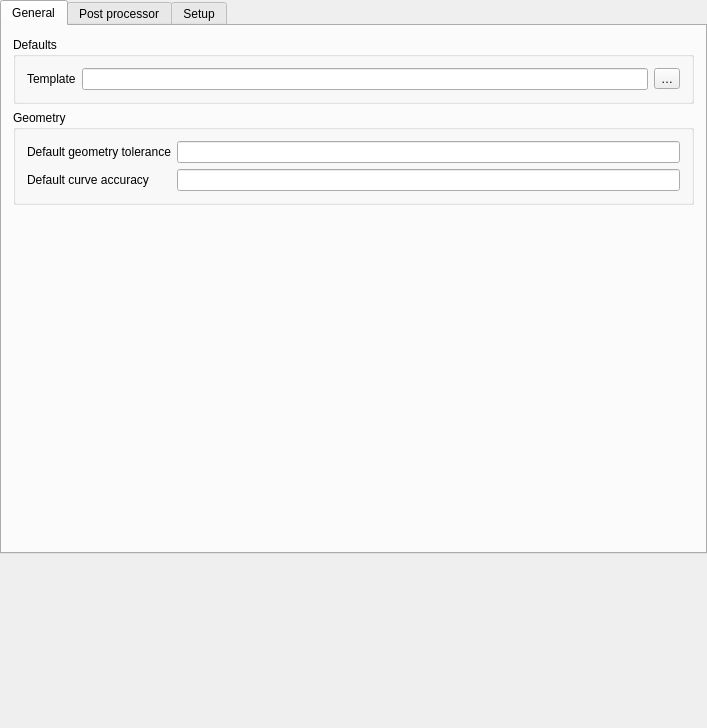
<?xml version="1.0" encoding="UTF-8"?>
<ui version="4.0">
 <class>Gui::Dialog::DlgSettingsPath</class>
 <widget class="QWidget" name="Gui::Dialog::DlgSettingsPath">
  <property name="geometry">
   <rect>
    <x>0</x>
    <y>0</y>
    <width>707</width>
    <height>728</height>
   </rect>
  </property>
  <property name="windowTitle">
   <string>Job Preferences</string>
  </property>
  <layout class="QVBoxLayout">
   <property name="leftMargin">
    <number>0</number>
   </property>
   <property name="topMargin">
    <number>0</number>
   </property>
   <property name="rightMargin">
    <number>0</number>
   </property>
   <item>
    <widget class="QTabWidget" name="tabWidget">
     <property name="currentIndex">
      <number>0</number>
     </property>
     <widget class="QWidget" name="tab">
      <attribute name="title">
       <string>General</string>
      </attribute>
      <layout class="QVBoxLayout" name="verticalLayout_2">
       <item>
        <widget class="QGroupBox" name="groupBox_4">
         <property name="title">
          <string>Defaults</string>
         </property>
         <layout class="QGridLayout" name="gridLayout_2">
          <item row="0" column="1">
           <widget class="QLineEdit" name="leDefaultJobTemplate">
            <property name="toolTip">
             <string>The default template to be selected when creating a new job.

This can be helpful when almost all jobs will be processed by the same machine with a similar setup.

If left empty no template will be preselected.</string>
            </property>
           </widget>
          </item>
          <item row="0" column="0">
           <widget class="QLabel" name="label_8">
            <property name="text">
             <string>Template</string>
            </property>
           </widget>
          </item>
          <item row="0" column="3">
           <widget class="QToolButton" name="tbDefaultJobTemplate">
            <property name="text">
             <string notr="true">…</string>
            </property>
           </widget>
          </item>
         </layout>
        </widget>
       </item>
       <item>
        <widget class="QGroupBox" name="groupBox_3">
         <property name="title">
          <string>Geometry</string>
         </property>
         <layout class="QGridLayout" name="gridLayout">
          <item row="0" column="0">
           <layout class="QGridLayout" name="gridLayout_4">
            <item row="0" column="0">
             <widget class="QLabel" name="label_6">
              <property name="text">
               <string>Default geometry tolerance</string>
              </property>
             </widget>
            </item>
            <item row="0" column="1">
             <widget class="Gui::InputField" name="geometryTolerance">
              <property name="toolTip">
               <string>Default value for new jobs, used for computing Paths. Smaller increases accuracy, but slows down computation</string>
              </property>
             </widget>
            </item>
            <item row="1" column="0">
             <widget class="QLabel" name="label_12">
              <property name="text">
               <string>Default curve accuracy</string>
              </property>
             </widget>
            </item>
            <item row="1" column="1">
             <widget class="Gui::InputField" name="curveAccuracy"/>
            </item>
           </layout>
          </item>
         </layout>
        </widget>
       </item>
       <item>
        <spacer name="verticalSpacer">
         <property name="orientation">
          <enum>Qt::Orientation::Vertical</enum>
         </property>
         <property name="sizeHint" stdset="0">
          <size>
           <width>20</width>
           <height>40</height>
          </size>
         </property>
        </spacer>
       </item>
      </layout>
     </widget>
     <widget class="QWidget" name="tab_2">
      <attribute name="title">
       <string>Post processor</string>
      </attribute>
      <layout class="QVBoxLayout" name="verticalLayout">
       <item>
        <widget class="QGroupBox" name="groupBox_2">
         <property name="sizePolicy">
          <sizepolicy hsizetype="Preferred" vsizetype="Minimum">
           <horstretch>0</horstretch>
           <verstretch>0</verstretch>
          </sizepolicy>
         </property>
         <property name="title">
          <string>Output File</string>
         </property>
         <layout class="QFormLayout" name="formLayout_2">
          <property name="fieldGrowthPolicy">
           <enum>QFormLayout::FieldGrowthPolicy::AllNonFixedFieldsGrow</enum>
          </property>
          <item row="1" column="0">
           <layout class="QHBoxLayout" name="horizontalLayout_3">
            <item>
             <widget class="QLabel" name="label_4">
              <property name="text">
               <string>Default path</string>
              </property>
             </widget>
            </item>
           </layout>
          </item>
          <item row="1" column="1">
           <layout class="QHBoxLayout" name="horizontalLayout_2">
            <item>
             <widget class="QLineEdit" name="leOutputFile">
              <property name="toolTip">
               <string>Enter a path and optionally file name (see below) to be used as the default for the post processor export.
The following substitutions are performed before the name is resolved at the time of the post processing:
Substitution allows the following:
%D ... directory of the active document
%d ... name of the active document (with extension)
%M ... user macro directory
%j ... name of the active Job object

The Following can be used if output is being split. If Output is not split
these will be ignored.
%T ... Tool Number
%t ... Tool Controller label

%W ... Work Coordinate System
%O ... Operation Label

When splitting output, a sequence number will always be added.

if %S is included, you can specify where the number occurs.  Without it, the number will be added to the end of the string.

%S ... Sequence Number

The following example stores all files with the same name as the document in the directory /home/freecad (please remove quotes):
&amp;quot;/home/cnc/%d.g-code&amp;quot;
See the file save policy below on how to deal with name conflicts.</string>
              </property>
             </widget>
            </item>
            <item>
             <widget class="QToolButton" name="tbOutputFile">
              <property name="text">
               <string notr="true">…</string>
              </property>
             </widget>
            </item>
           </layout>
          </item>
          <item row="2" column="0">
           <layout class="QHBoxLayout" name="horizontalLayout_4">
            <item>
             <widget class="QLabel" name="label_5">
              <property name="text">
               <string>File save policy</string>
              </property>
             </widget>
            </item>
           </layout>
          </item>
          <item row="2" column="1">
           <layout class="QHBoxLayout" name="horizontalLayout_5">
            <item>
             <widget class="QComboBox" name="cboOutputPolicy">
              <property name="sizePolicy">
               <sizepolicy hsizetype="Preferred" vsizetype="Fixed">
                <horstretch>0</horstretch>
                <verstretch>0</verstretch>
               </sizepolicy>
              </property>
              <property name="toolTip">
               <string>Choose how to deal with potential file name conflicts. Always open a dialog, only open a dialog if the output file already exists, overwrite any existing file or add a unique (3 digit) sequential ID to the file name.</string>
              </property>
              <item>
               <property name="text">
                <string>Open file dialog</string>
               </property>
              </item>
              <item>
               <property name="text">
                <string>Open file dialog on conflict</string>
               </property>
              </item>
              <item>
               <property name="text">
                <string>Overwrite existing file</string>
               </property>
              </item>
              <item>
               <property name="text">
                <string>Append Unique ID on conflict</string>
               </property>
              </item>
             </widget>
            </item>
           </layout>
          </item>
         </layout>
        </widget>
       </item>
       <item>
        <widget class="QGroupBox" name="groupBox">
         <property name="title">
          <string>Post Processor</string>
         </property>
         <layout class="QFormLayout" name="formLayout">
          <property name="fieldGrowthPolicy">
           <enum>QFormLayout::FieldGrowthPolicy::AllNonFixedFieldsGrow</enum>
          </property>
          <item row="0" column="0">
           <widget class="QLabel" name="label_3">
            <property name="text">
             <string>Post processors selection</string>
            </property>
           </widget>
          </item>
          <item row="0" column="1">
           <widget class="QListWidget" name="postProcessorList">
            <property name="mouseTracking">
             <bool>true</bool>
            </property>
            <property name="toolTip">
             <string>It doesn't seem there are any post processor scripts installed. Please add some into your macro directory and make sure the file name ends with &amp;quot;_post.py&amp;quot;.</string>
            </property>
           </widget>
          </item>
          <item row="1" column="0">
           <widget class="QLabel" name="label">
            <property name="text">
             <string>Default post processor</string>
            </property>
           </widget>
          </item>
          <item row="1" column="1">
           <widget class="QComboBox" name="defaultPostProcessor">
            <property name="toolTip">
             <string>Select one of the post processors as the default</string>
            </property>
            <property name="prefEntry" stdset="0">
             <string notr="true">DefaultPostProcessor</string>
            </property>
            <property name="prefPath" stdset="0">
             <string notr="true">Mod/CAM</string>
            </property>
           </widget>
          </item>
          <item row="3" column="0">
           <widget class="QLabel" name="label_2">
            <property name="text">
             <string>Default arguments</string>
            </property>
           </widget>
          </item>
          <item row="3" column="1">
           <widget class="QLineEdit" name="defaultPostProcessorArgs">
            <property name="toolTip">
             <string>Optional arguments passed to the default post processor specified above. See the post processor's documentation for supported arguments.</string>
            </property>
            <property name="prefEntry" stdset="0">
             <cstring>DefaultPostProcessorArgs</cstring>
            </property>
            <property name="prefPath" stdset="0">
             <cstring>Mod/CAM</cstring>
            </property>
           </widget>
          </item>
         </layout>
        </widget>
       </item>
       <item>
        <spacer name="verticalSpacer_2">
         <property name="orientation">
          <enum>Qt::Orientation::Vertical</enum>
         </property>
         <property name="sizeHint" stdset="0">
          <size>
           <width>20</width>
           <height>40</height>
          </size>
         </property>
        </spacer>
       </item>
      </layout>
     </widget>
     <widget class="QWidget" name="tab_3">
      <attribute name="title">
       <string>Setup</string>
      </attribute>
      <layout class="QVBoxLayout" name="verticalLayout_3">
       <item>
        <widget class="QGroupBox" name="stockGroup">
         <property name="title">
          <string>Stock</string>
         </property>
         <property name="checkable">
          <bool>true</bool>
         </property>
         <property name="checked">
          <bool>false</bool>
         </property>
         <layout class="QVBoxLayout" name="verticalLayout_5">
          <property name="spacing">
           <number>0</number>
          </property>
          <item>
           <widget class="QComboBox" name="stock">
            <property name="currentIndex">
             <number>2</number>
            </property>
            <item>
             <property name="text">
              <string>Create box</string>
             </property>
            </item>
            <item>
             <property name="text">
              <string>Create cylinder</string>
             </property>
            </item>
            <item>
             <property name="text">
              <string>Extend model's bounding box</string>
             </property>
            </item>
           </widget>
          </item>
          <item>
           <spacer name="horizontalSpacer">
            <property name="orientation">
             <enum>Qt::Orientation::Horizontal</enum>
            </property>
            <property name="sizeHint" stdset="0">
             <size>
              <width>40</width>
              <height>6</height>
             </size>
            </property>
           </spacer>
          </item>
          <item>
           <widget class="QFrame" name="stockFromBase">
            <layout class="QGridLayout" name="gridLayout_9">
             <item row="0" column="1">
              <widget class="QLabel" name="stockExtXLabel">
               <property name="text">
                <string>Ext. X</string>
               </property>
              </widget>
             </item>
             <item row="0" column="2">
              <widget class="Gui::InputField" name="stockExtXneg"/>
             </item>
             <item row="0" column="3">
              <widget class="Gui::InputField" name="stockExtXpos">
               <property name="sizePolicy">
                <sizepolicy hsizetype="Expanding" vsizetype="Fixed">
                 <horstretch>0</horstretch>
                 <verstretch>0</verstretch>
                </sizepolicy>
               </property>
              </widget>
             </item>
             <item row="1" column="1">
              <widget class="QLabel" name="stockExtYLabel">
               <property name="text">
                <string>Ext. Y</string>
               </property>
              </widget>
             </item>
             <item row="1" column="2">
              <widget class="Gui::InputField" name="stockExtYneg"/>
             </item>
             <item row="1" column="3">
              <widget class="Gui::InputField" name="stockExtYpos"/>
             </item>
             <item row="2" column="1">
              <widget class="QLabel" name="stockExtZLabel">
               <property name="text">
                <string>Ext. Z</string>
               </property>
              </widget>
             </item>
             <item row="2" column="2">
              <widget class="Gui::InputField" name="stockExtZneg"/>
             </item>
             <item row="2" column="3">
              <widget class="Gui::InputField" name="stockExtZpos"/>
             </item>
            </layout>
           </widget>
          </item>
          <item>
           <widget class="QFrame" name="stockCreateCylinder">
            <layout class="QGridLayout" name="gridLayout_10">
             <item row="0" column="1">
              <widget class="QLabel" name="stockCylinderRadiusLabel">
               <property name="text">
                <string>Radius</string>
               </property>
              </widget>
             </item>
             <item row="0" column="2">
              <widget class="Gui::InputField" name="stockCylinderRadius"/>
             </item>
             <item row="1" column="1">
              <widget class="QLabel" name="stockCylinderHeightLabel">
               <property name="text">
                <string>Height</string>
               </property>
              </widget>
             </item>
             <item row="1" column="2">
              <widget class="Gui::InputField" name="stockCylinderHeight"/>
             </item>
            </layout>
           </widget>
          </item>
          <item>
           <widget class="QFrame" name="stockCreateBox">
            <layout class="QGridLayout" name="gridLayout_11">
             <item row="0" column="1">
              <widget class="QLabel" name="stockBoxLengthLabel">
               <property name="text">
                <string>Length</string>
               </property>
              </widget>
             </item>
             <item row="0" column="2">
              <widget class="Gui::InputField" name="stockBoxLength"/>
             </item>
             <item row="1" column="1">
              <widget class="QLabel" name="stockBoxWidthLabel">
               <property name="text">
                <string>Width</string>
               </property>
              </widget>
             </item>
             <item row="1" column="2">
              <widget class="Gui::InputField" name="stockBoxWidth"/>
             </item>
             <item row="2" column="1">
              <widget class="QLabel" name="stockBoxHeightLabel">
               <property name="text">
                <string>Height</string>
               </property>
              </widget>
             </item>
             <item row="2" column="2">
              <widget class="Gui::InputField" name="stockBoxHeight"/>
             </item>
            </layout>
           </widget>
          </item>
          <item>
           <spacer name="horizontalSpacer_2">
            <property name="orientation">
             <enum>Qt::Orientation::Horizontal</enum>
            </property>
            <property name="sizeHint" stdset="0">
             <size>
              <width>40</width>
              <height>20</height>
             </size>
            </property>
           </spacer>
          </item>
          <item>
           <widget class="QGroupBox" name="stockPlacementGroup">
            <property name="title">
             <string>Placement</string>
            </property>
            <property name="checkable">
             <bool>true</bool>
            </property>
            <property name="checked">
             <bool>false</bool>
            </property>
            <layout class="QGridLayout" name="gridLayout_3">
             <item row="0" column="0">
              <widget class="QLabel" name="label_9">
               <property name="text">
                <string>Angle</string>
               </property>
              </widget>
             </item>
             <item row="0" column="2">
              <widget class="Gui::InputField" name="stockAngle"/>
             </item>
             <item row="3" column="0">
              <widget class="QLabel" name="label_11">
               <property name="text">
                <string>Axis</string>
               </property>
              </widget>
             </item>
             <item row="3" column="2">
              <widget class="QDoubleSpinBox" name="stockAxisX">
               <property name="buttonSymbols">
                <enum>QAbstractSpinBox::ButtonSymbols::NoButtons</enum>
               </property>
              </widget>
             </item>
             <item row="3" column="3">
              <widget class="QDoubleSpinBox" name="stockAxisY">
               <property name="buttonSymbols">
                <enum>QAbstractSpinBox::ButtonSymbols::NoButtons</enum>
               </property>
              </widget>
             </item>
             <item row="3" column="4">
              <widget class="QDoubleSpinBox" name="stockAxisZ">
               <property name="buttonSymbols">
                <enum>QAbstractSpinBox::ButtonSymbols::NoButtons</enum>
               </property>
              </widget>
             </item>
             <item row="4" column="0">
              <widget class="QLabel" name="label_10">
               <property name="text">
                <string>Position</string>
               </property>
              </widget>
             </item>
             <item row="4" column="2">
              <widget class="Gui::InputField" name="stockPositionX"/>
             </item>
             <item row="4" column="3">
              <widget class="Gui::InputField" name="stockPositionY"/>
             </item>
             <item row="4" column="4">
              <widget class="Gui::InputField" name="stockPositionZ"/>
             </item>
            </layout>
           </widget>
          </item>
         </layout>
        </widget>
       </item>
       <item>
        <spacer name="verticalSpacer_3">
         <property name="orientation">
          <enum>Qt::Orientation::Vertical</enum>
         </property>
         <property name="sizeHint" stdset="0">
          <size>
           <width>20</width>
           <height>13</height>
          </size>
         </property>
        </spacer>
       </item>
      </layout>
     </widget>
    </widget>
   </item>
   <item>
    <spacer name="verticalSpacer_5">
     <property name="orientation">
      <enum>Qt::Orientation::Vertical</enum>
     </property>
     <property name="sizeHint" stdset="0">
      <size>
       <width>20</width>
       <height>40</height>
      </size>
     </property>
    </spacer>
   </item>
  </layout>
 </widget>
 <layoutdefault spacing="6" margin="11"/>
 <customwidgets>
  <customwidget>
   <class>Gui::InputField</class>
   <extends>QLineEdit</extends>
   <header>Gui/InputField.h</header>
  </customwidget>
 </customwidgets>
 <tabstops>
  <tabstop>leDefaultJobTemplate</tabstop>
  <tabstop>tbDefaultJobTemplate</tabstop>
  <tabstop>geometryTolerance</tabstop>
  <tabstop>leOutputFile</tabstop>
  <tabstop>tbOutputFile</tabstop>
  <tabstop>cboOutputPolicy</tabstop>
  <tabstop>postProcessorList</tabstop>
  <tabstop>defaultPostProcessor</tabstop>
  <tabstop>defaultPostProcessorArgs</tabstop>
  <tabstop>stockGroup</tabstop>
  <tabstop>stock</tabstop>
  <tabstop>stockExtXneg</tabstop>
  <tabstop>stockExtXpos</tabstop>
  <tabstop>stockExtYneg</tabstop>
  <tabstop>stockExtYpos</tabstop>
  <tabstop>stockExtZneg</tabstop>
  <tabstop>stockExtZpos</tabstop>
  <tabstop>stockCylinderRadius</tabstop>
  <tabstop>stockCylinderHeight</tabstop>
  <tabstop>stockBoxLength</tabstop>
  <tabstop>stockBoxWidth</tabstop>
  <tabstop>stockBoxHeight</tabstop>
  <tabstop>stockPlacementGroup</tabstop>
  <tabstop>stockAngle</tabstop>
  <tabstop>stockAxisX</tabstop>
  <tabstop>stockAxisY</tabstop>
  <tabstop>stockAxisZ</tabstop>
  <tabstop>stockPositionX</tabstop>
  <tabstop>stockPositionY</tabstop>
  <tabstop>stockPositionZ</tabstop>
 </tabstops>
 <resources/>
 <connections/>
</ui>
